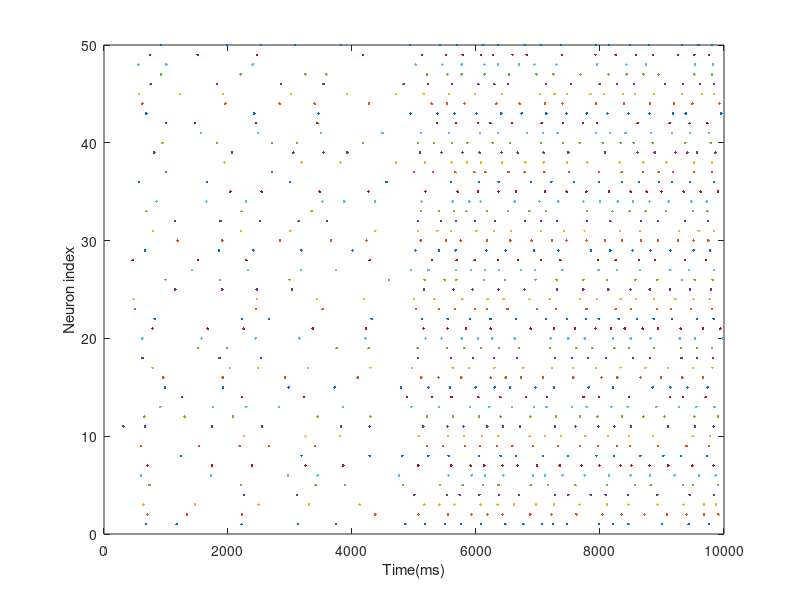

Write the MATLAB code that produced this figure. (Note: this script raises an error after producing the figure.)
% IF neurons, multiple
close all

ncells =50;
vrest=-70;

vreset = -70;
vthr= -50;
taum = 50;

sd =	140; % noise, indep per neurons
sdcommon= 50; % noise, common to all cells, can be seen as part of stimulus.
dt =0.1;
endtime=1*1e3; % in ms
nsteps =endtime/dt;
spikes = zeros(1,nsteps);
finst= zeros(ncells,nsteps);
vmem = vrest*ones(ncells,nsteps);

isi=[];
vmem(:,1) = vrest';
lastspiketime=zeros(1,ncells);

for itime= 2: nsteps
    istim =20;
    if (itime > nsteps /2)
        istim = 40;
    end
	istim= istim +sdcommon*randn;
	stimhist(itime)= istim;
    i = ones(1,ncells)*istim + sd*randn(1,ncells);
    vmem(:,itime) = vmem(:,itime-1)+ dt /taum*(-(vmem(:,itime-1)-vrest') +i' );

    sp=find(vmem(:,itime)> vthr);
      %      finst(sp,itime)= 1e3*10/(itime-lastspiketime(sp)'); ???
    spikes(sp,itime)=1;
    vmem(sp,itime) = vreset;
       % isi = [isi itime-lastspiketime(sp)];
    lastspiketime(sp) = itime;
end

mean(sum(spikes'))/endtime*1e3 % firing rate in Hz


for ic=1: ncells
    sp=find(spikes(ic,:));
    spy=ic+0*sp;
    plot(sp,spy,'.')
    xlabel("Time(ms)")
    ylabel("Neuron index")
    hold on
end
% filter the stimulus current.
N=40;
stimhist = filter(ones(1,N)/N, 1, stimhist);
plot((stimhist)/10-10,'r;stimulus')


%sound (spikes(1,:), 10000);
%plot (finst(1,:))
%figure
%plot (finst(2,:))

